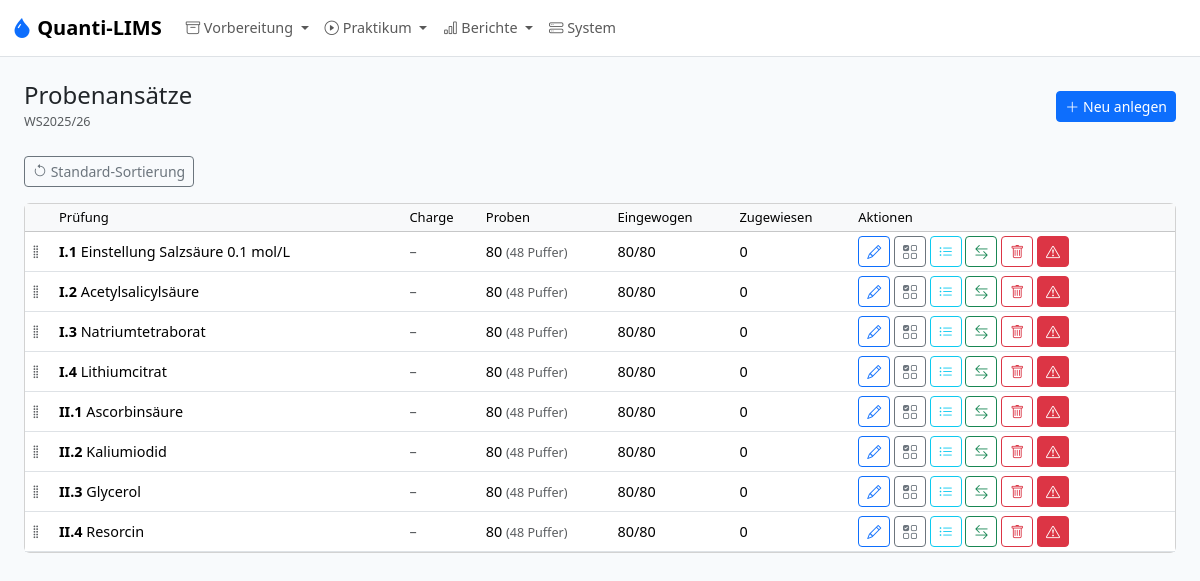
The app's page /admin/batches, older data.
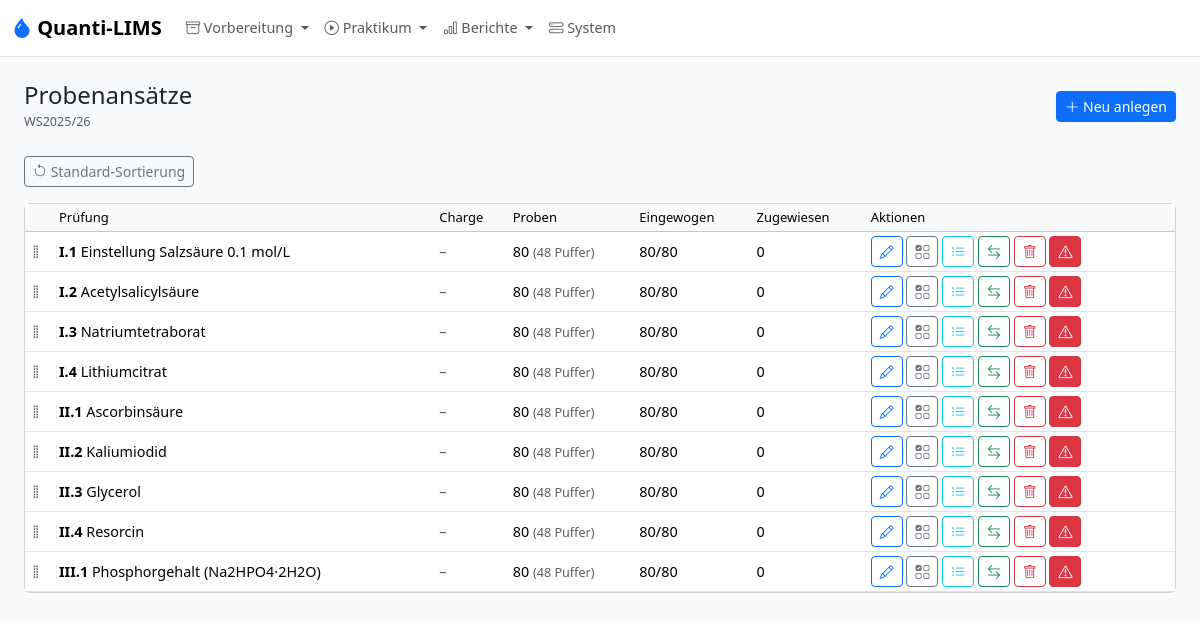
The same page, newer data.
### models.py (models this page shows, shortened)
class SampleBatch(db.Model):
    __tablename__ = "sample_batch"
    id = db.Column(db.Integer, primary_key=True)
    semester_id = db.Column(db.Integer, db.ForeignKey("semester.id"), nullable=False)
    analysis_id = db.Column(db.Integer, db.ForeignKey("analysis.id"), nullable=False)
    substance_lot_id = db.Column(db.Integer, db.ForeignKey("substance_lot.id"))
    blend_description = db.Column(db.String(500))
    gehalt_min_pct = db.Column(db.Float)
    n_extra_determinations = db.Column(db.Integer, nullable=False, default=1)
    mortar_loss_factor = db.Column(db.Float, nullable=False, default=1.1)
    target_m_s_min_g = db.Column(db.Float)
    target_m_ges_g = db.Column(db.Float)
    target_v_min_ml = db.Column(db.Float)
    target_v_max_ml = db.Column(db.Float)
    dilution_factor = db.Column(db.Float)
    dilution_solvent = db.Column(db.String(120))
    dilution_notes = db.Column(db.Text)
    titer = db.Column(db.Float, nullable=False, default=1.000)
    titer_source = db.Column(db.String(40), nullable=False, default="manual")
    titer_source_date = db.Column(db.String(20))
    titer_source_operator = db.Column(db.String(100))
    total_samples_prepared = db.Column(db.Integer, nullable=False)
    preparation_date = db.Column(db.String(20))
    prepared_by = db.Column(db.String(100))
    notes = db.Column(db.Text)
    safety_factor = db.Column(db.Float, nullable=False, default=1.2)
    position = db.Column(db.Integer, nullable=False, default=0)
    semester = db.relationship("Semester", back_populates="batches")
    analysis = db.relationship("Analysis", back_populates="batches")
    substance_lot = db.relationship("SubstanceLot", back_populates="batches")
    samples = db.relationship("Sample", back_populates="batch", order_by="Sample.running_number")
    __table_args__ = (db.UniqueConstraint("semester_id", "analysis_id"),)

class Analysis(db.Model):
    __tablename__ = "analysis"
    id = db.Column(db.Integer, primary_key=True)
    block_id = db.Column(db.Integer, db.ForeignKey("block.id"), nullable=False)
    code = db.Column(db.String(10), unique=True, nullable=False)
    ordinal = db.Column(db.Integer, nullable=False)
    name = db.Column(db.String(200), nullable=False)
    substance_id = db.Column(db.Integer, db.ForeignKey("substance.id"), nullable=False)
    k_determinations = db.Column(db.Integer, nullable=False, default=3)
    result_unit = db.Column(db.String(20), nullable=False, default="%")
    result_label = db.Column(db.String(50), nullable=False, default="Gehalt")
    calculation_mode = db.Column(db.String(50), nullable=False, default=MODE_ASSAY_MASS_BASED)
    e_ab_g = db.Column(db.Float)
    g_ab_min_pct = db.Column(db.Float)
    g_ab_max_pct = db.Column(db.Float)
    source_reference = db.Column(db.String(255))
    tolerance_override_min_pct = db.Column(db.Float)
    tolerance_override_max_pct = db.Column(db.Float)
    notes = db.Column(db.Text)
    m_einwaage_min_mg = db.Column(db.Float, nullable=True)  # Min TA weighing mass (mass_determination mode, mg)
    m_einwaage_max_mg = db.Column(db.Float, nullable=True)  # Max TA weighing mass (mass_determination mode, mg)
    reported_molar_mass_gmol = db.Column(db.Float, nullable=True)
    reported_stoichiometry = db.Column(db.Float, nullable=True)
    block = db.relationship("Block", back_populates="analyses")
    substance = db.relationship("Substance", back_populates="analyses")
    method = db.relationship("Method", back_populates="analysis", uselist=False)
    batches = db.relationship("SampleBatch", back_populates="analysis")

### app.py (the view)
    @app.route("/admin/batches")
    def admin_batches():
        sem = active_semester()
        batches = SampleBatch.query.filter_by(semester_id=sem.id).order_by(SampleBatch.position, SampleBatch.id).all() if sem else []
        analyses = Analysis.query.order_by(Analysis.ordinal).all()
        return render_template("admin/batches.html", batches=batches, analyses=analyses, semester=sem)

### calculation_modes.py (called while the page is built)
def resolve_mode(mode: str | None) -> str:
    if mode in {MODE_ASSAY_MASS_BASED, MODE_TITRANT_STANDARDIZATION, MODE_MASS_DETERMINATION}:
        return mode
    return MODE_ASSAY_MASS_BASED

### models.py (called while the page is built)
    @property
    def is_weighed(self) -> bool:
        mode = resolve_mode(self.batch.analysis.calculation_mode if self.batch and self.batch.analysis else None)
        if mode == MODE_TITRANT_STANDARDIZATION:
            return self.m_ges_actual_g is not None
        if mode == MODE_MASS_DETERMINATION:
            return self.m_s_actual_g is not None
        return self.m_s_actual_g is not None and self.m_ges_actual_g is not None

    @property
    def active_assignment(self):
        for a in sorted(self.assignments, key=lambda x: x.attempt_number, reverse=True):
            if a.status != "cancelled":
                return a
        return None

### templates/admin/batches.html (shortened to what this page needs)
{% extends "base.html" %}
{% from "macros.html" import page_header %}
{% block content %}
{{ page_header("Probenansätze", semester.code if semester else "", url_for('admin_batch_form')) }}
<div class="mb-3">
  <button class="btn btn-outline-secondary btn-sm" id="reset-order-btn" title="Sortierung zurücksetzen (nach Prüfungsreihenfolge)"><i class="bi bi-arrow-counterclockwise"></i> Standard-Sortierung</button>
</div>
<div class="card">
<div class="table-responsive">
<table class="table table-sm table-hover mb-0 align-middle">
<thead class="table-light"><tr><th style="width:30px"></th><th>Prüfung</th><th>Charge</th><th>Proben</th><th>Eingewogen</th><th>Zugewiesen</th><th>Aktionen</th></tr></thead>
<tbody id="batch-sortable">
{% for b in batches %}
{% set weighed = b.samples | selectattr('is_weighed') | list | length %}
{% set ns = namespace(assigned=0) %}
{% for s in b.samples %}{% if s.active_assignment %}{% set ns.assigned = ns.assigned + 1 %}{% endif %}{% endfor %}
<tr data-id="{{ b.id }}">
  <td class="drag-handle" style="cursor:grab"><i class="bi bi-grip-vertical text-body-secondary"></i></td>
  <td><strong>{{ b.analysis.code }}</strong> {{ b.analysis.name }}</td>
  <td>{% if b.substance_lot %}{{ b.substance_lot.lot_number }} (p={{ b.p_effective|fmt(1) }}%){% else %}<span class="text-body-secondary">–</span>{% endif %}</td>
  <td>{{ b.total_samples_prepared }} <span class="text-body-secondary small">({{ b.samples|selectattr('is_buffer')|list|length }} Puffer)</span></td>
  <td>{{ weighed }}/{{ b.samples|length }}</td>
  <td>{{ ns.assigned }}</td>
  <td>
    <a href="{{ url_for('admin_batch_form', id=b.id) }}" class="btn btn-outline-primary btn-sm" title="Bearbeiten"><i class="bi bi-pencil"></i></a>
    <a href="{{ url_for('ta_weighing_batch', batch_id=b.id) }}" class="btn btn-outline-secondary btn-sm" title="Einwaage"><i class="bi bi-ui-checks-grid"></i></a>
    <a href="{{ url_for('admin_batch_samples', batch_id=b.id) }}" class="btn btn-outline-info btn-sm" title="Proben verwalten"><i class="bi bi-list-ul"></i></a>
    <form method="POST" action="{{ url_for('admin_batch_assign_initial', id=b.id) }}" class="d-inline" onsubmit="return confirm('Erstanalysen zuweisen (Student k → Probe k)?')">
      <button type="submit" class="btn btn-outline-success btn-sm" title="Erstanalysen zuweisen"><i class="bi bi-arrow-left-right"></i></button>
    </form>
    <form method="POST" action="{{ url_for('admin_batch_delete', id=b.id) }}" class="d-inline" onsubmit="return confirm('Probenansatz {{ b.analysis.code }} löschen? Bei bestehenden Zuweisungen wird blockiert.')">
      <button type="submit" class="btn btn-outline-danger btn-sm" title="Löschen"><i class="bi bi-trash"></i></button>
    </form>
    <form method="POST" action="{{ url_for('admin_batch_delete', id=b.id) }}" class="d-inline" onsubmit="return confirm('ENDGÜLTIG löschen? Alle Proben, Zuweisungen und Ergebnisse werden unwiderruflich entfernt!')">
      <button type="submit" class="btn btn-danger btn-sm" title="Endgültig löschen inkl. aller Daten"><i class="bi bi-exclamation-triangle"></i></button>
    </form>
  </td>
</tr>
{% endfor %}
</tbody></table></div></div>
{% endblock %}

Row changes from the older to the newer data that the page shows:
added SampleBatch: analysis.code "III.1", analysis.name "Phosphorgehalt (Na2HPO4·2H2O)", total_samples_prepared "80", samples|selectattr "48", samples|length "80", assigned "0"
